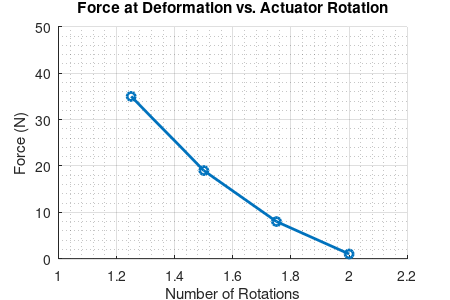
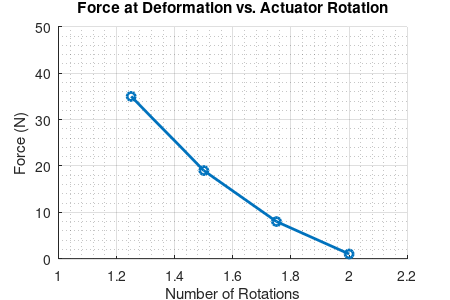

The MATLAB source for these figures, in order:
% pull_force_experiment.m
% Pull Force Testing Experiment
% Copyright 2015 Andrew P. Sabelhaus, Kyle Zampaglione
% This file contains the data from the pull force tests,
% and plots that data.

clear all; close all; clc;

% In angles, these rotations were: [450; 540; 630; 720];
experimental_rotations = [1.25; 1.5; 1.75; 2];

% These are in N
experimental_forces = [35; 19; 8; 1];

% These are in cm
experimental_lengths = [35.2; 32.7; 29.4; 25.7];

%% Create plots
% First, rotations.
RotationsFigureHandle = figure;
hold on
%set(gca,'FontSize',11);
set(RotationsFigureHandle,'Position',[100,100,450,300]);
set(RotationsFigureHandle,'PaperPosition',[1,1,4.5,3]);

title('Force at Deformation vs. Actuator Rotation')
xlabel('Number of Rotations')
ylabel('Force (N)')
plot(experimental_rotations,experimental_forces,'o-','LineWidth',2);
grid on;
grid minor;
xlim([1 2.2])
ylim([0 50])

% Save images
% Create the filenames for both images
save_path_base = 'img/pull_force_experiment_rotations';
save_fullpath_fig = strcat(save_path_base, '.fig');
save_fullpath_eps = strcat(save_path_base, '.eps');

% Uncomment the lines below to save.
savefig(save_fullpath_fig);
print(save_fullpath_eps,'-depsc')

hold off;

% Then, plot force vs. lengths.
%LengthsFigureHandle = figure;
%hold on
%set(gca,'FontSize',11);
%set(LengthsFigureHandle,'Position',[100,100,450,300]);
%set(LengthsFigureHandle,'PaperPosition',[1,1,4.5,3]);

%title('Force at Deformation vs. Actuator Length')
%xlabel('Actuator Length (cm)')
%ylabel('Force (N)')
%plot(experimental_lengths,experimental_forces,'o-','LineWidth',2);
%grid on;
%grid minor;
%xlim([10,41]);

% Save images
% Create the filenames for both images
%save_path_base = 'img/pull_force_experiment_lengths';
%save_fullpath_fig = strcat(save_path_base, '.fig');
%save_fullpath_eps = strcat(save_path_base, '.eps');

% Uncomment the lines below to save.
%savefig(save_fullpath_fig);
%print(save_fullpath_eps,'-depsc')
